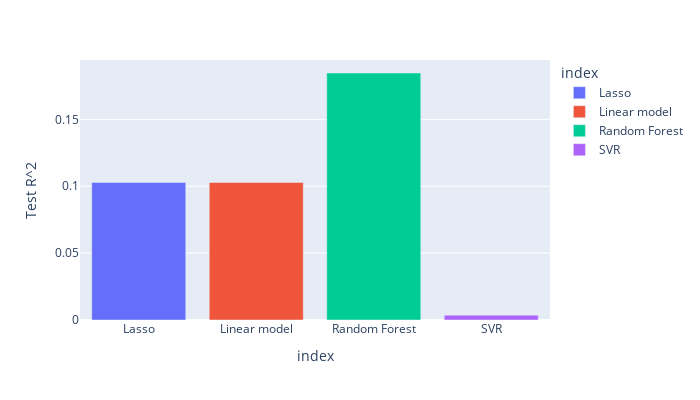

The notebook cell saved with this chart:
### Code cell
#plot a graph of our model performance
px.bar(Model_Performance4, y =Model_Performance4['Test R^2'],
       color = Model_Performance4.index, width =700, height=400)

### Figure 1 — Plotly figure (JSON) as saved in the notebook; plotly's stock layout.template omitted (floating-point values rounded to 4 significant figures)
{"data": [{"alignmentgroup": "True", "hovertemplate": "index=%{x}<br>Test R^2=%{y}<extra></extra>", "legendgroup": "Lasso", "marker": {"color": "#636efa", "pattern": {"shape": ""}}, "name": "Lasso", "offsetgroup": "Lasso", "orientation": "v", "showlegend": true, "textposition": "auto", "type": "bar", "x": ["Lasso"], "xaxis": "x", "y": [0.1029], "yaxis": "y"}, {"alignmentgroup": "True", "hovertemplate": "index=%{x}<br>Test R^2=%{y}<extra></extra>", "legendgroup": "Linear model", "marker": {"color": "#EF553B", "pattern": {"shape": ""}}, "name": "Linear model", "offsetgroup": "Linear model", "orientation": "v", "showlegend": true, "textposition": "auto", "type": "bar", "x": ["Linear model"], "xaxis": "x", "y": [0.1029], "yaxis": "y"}, {"alignmentgroup": "True", "hovertemplate": "index=%{x}<br>Test R^2=%{y}<extra></extra>", "legendgroup": "Random Forest", "marker": {"color": "#00cc96", "pattern": {"shape": ""}}, "name": "Random Forest", "offsetgroup": "Random Forest", "orientation": "v", "showlegend": true, "textposition": "auto", "type": "bar", "x": ["Random Forest"], "xaxis": "x", "y": [0.1847], "yaxis": "y"}, {"alignmentgroup": "True", "hovertemplate": "index=%{x}<br>Test R^2=%{y}<extra></extra>", "legendgroup": "SVR", "marker": {"color": "#ab63fa", "pattern": {"shape": ""}}, "name": "SVR", "offsetgroup": "SVR", "orientation": "v", "showlegend": true, "textposition": "auto", "type": "bar", "x": ["SVR"], "xaxis": "x", "y": [0.003592], "yaxis": "y"}], "layout": {"barmode": "relative", "height": 400, "legend": {"title": {"text": "index"}, "tracegroupgap": 0}, "margin": {"t": 60}, "width": 700, "xaxis": {"anchor": "y", "categoryarray": ["Lasso", "Linear model", "Random Forest", "SVR"], "categoryorder": "array", "domain": [0, 1], "title": {"text": "index"}}, "yaxis": {"anchor": "x", "domain": [0, 1], "title": {"text": "Test R^2"}}}}
